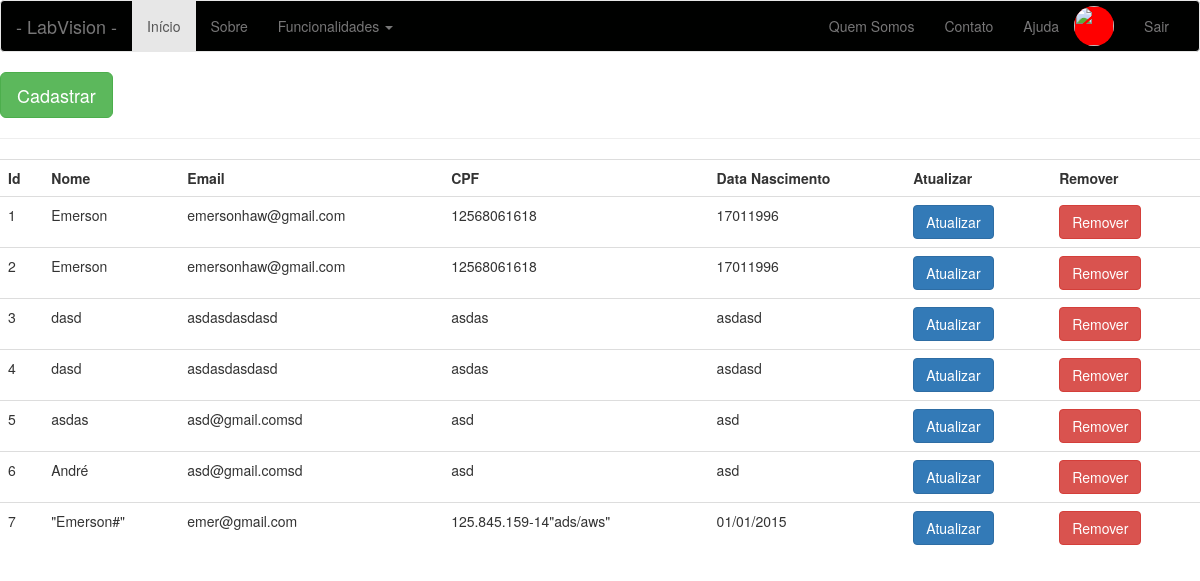
/listar-usuarios (signed in), run on an earlier commit of the app's database.
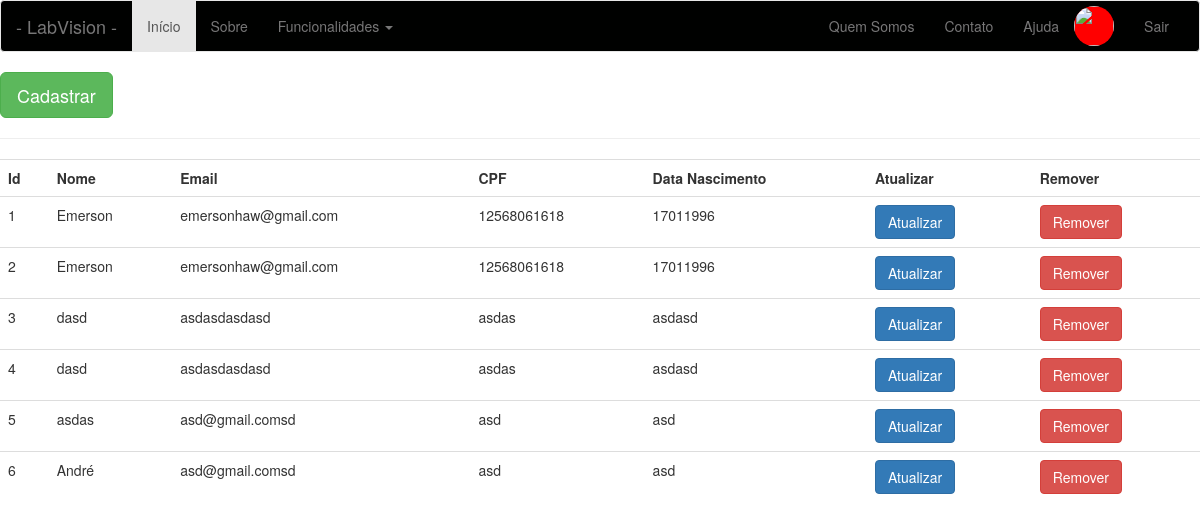
And on a later commit of the database.
### app/models/tables.py (models this page shows, shortened)
class Pessoa(db.Model):
    __tablename__ = "pessoas"
    id = db.Column(db.Integer, primary_key=True)
    nome = db.Column(db.String(50))

class Usuario(Pessoa, db.Model):
    __tablename__ = "usuarios"
    id = db.Column(db.Integer, primary_key=True)
    email = db.Column(db.String(50))
    senha = db.Column(db.String(20))
    cpf = db.Column(db.String(20))
    dt_nascimento = db.Column(db.String(20))
    status = db.Column(db.Boolean())
    pessoa = db.Column(db.Integer, db.ForeignKey('pessoas.id'))
    def get_id(self):
        return str(self.id)

class Pessoa(db.Model):
    __tablename__ = "pessoas"
    id = db.Column(db.Integer, primary_key=True)
    nome = db.Column(db.String(50))

### app/controllers/default.py (the view)
@app.route('/listar-usuarios', methods=['GET', 'POST'])
def listar_usuarios():
    if not current_user.get_id():
        return redirect(url_for('login'))
    usuarios = Usuario.query.all()
    return render_template('usuario/listar-usuarios.html', usuarios=usuarios)

### app/controllers/default.py (called while the page is built)
@login_manager.user_loader
def load_user(id):
    return Usuario.query.filter_by(id=id).first()

### app/templates/usuario/listar-usuarios.html
{% include 'base/head.html' %}
{% include 'base/nav_bar.html' %}
<a href="/cadastrar-usuarios">
    <button class="btn btn-lg btn-success">
        Cadastrar
    </button>
</a>
<hr>
<div class="table-responsive">
        <table class="table">
            <tr>
                <th>Id</th>
                <th>Nome</th>
                <th>Email</th>
                <th>CPF</th>
                <th>Data Nascimento</th>
                <th>Atualizar</th>
                <th>Remover</th>
            </tr>
            {% for u in usuarios %}
                <tr>
                    <td>
                        {{ u.id}}
                    </td>
                    <td>
                        {{ u.nome}}
                    </td>
                    <td>
                        {{ u.email}}
                    </td>
                    <td>
                        {{ u.cpf}}
                    </td>
                    <td>
                        {{ u.dt_nascimento}}
                    </td>
                    <td>
                        <a href="{{ url_for('atualizar_usuario', id=u.id)}}">
                            <button class="btn btn-primary">
                                Atualizar
                            </button>
                        </a>
                    </td>
                    <td>
                        <a href="{{ url_for('excluir_usuario', id=u.id)}}">
                            <button class="btn btn-danger">
                                Remover
                           </button>
                        </a>
                    </td>
                </tr>
            {% endfor %}
        </table>
</div>
{% include 'base/footer.html' %}

What changed in the data, as far as the page shows it:
removed Usuario: id "7", nome "\"Emerson#\"", email "emer@gmail.com", cpf "125.845.159-14\"ads/aws\"", dt_nascimento "01/01/2015"
